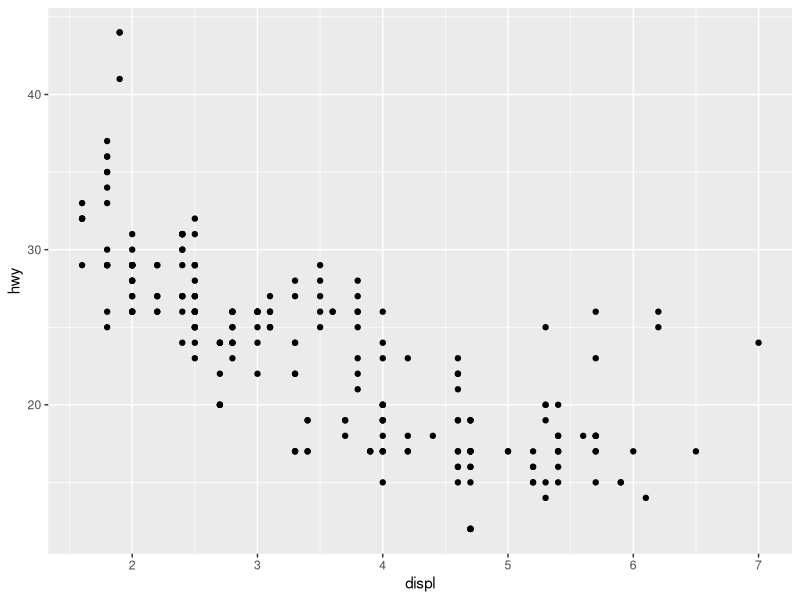
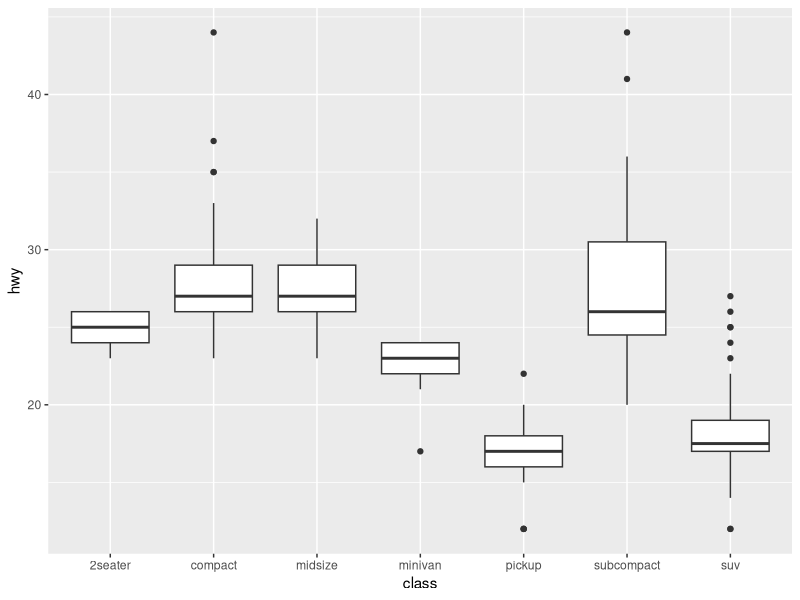
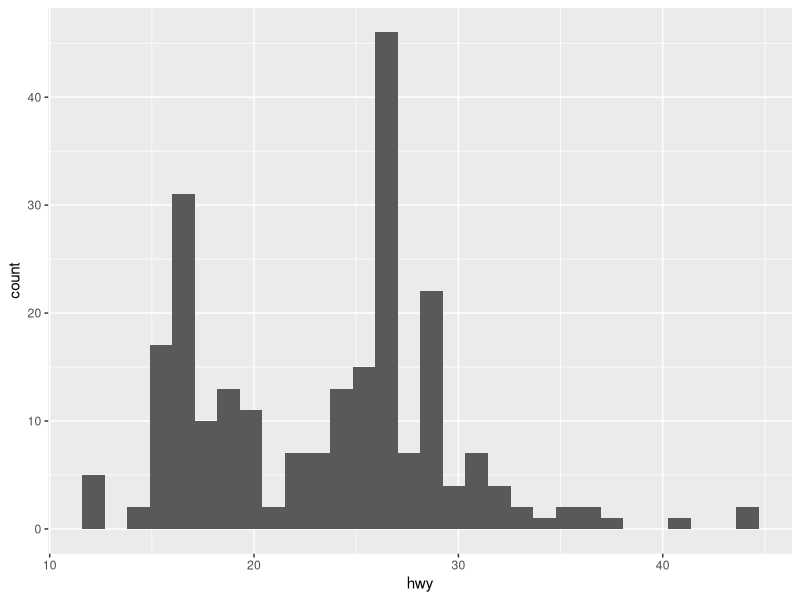
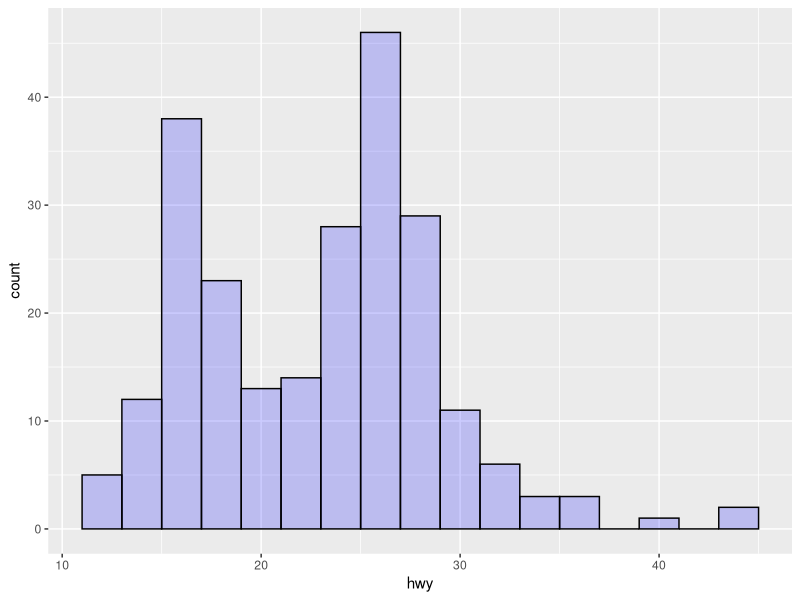
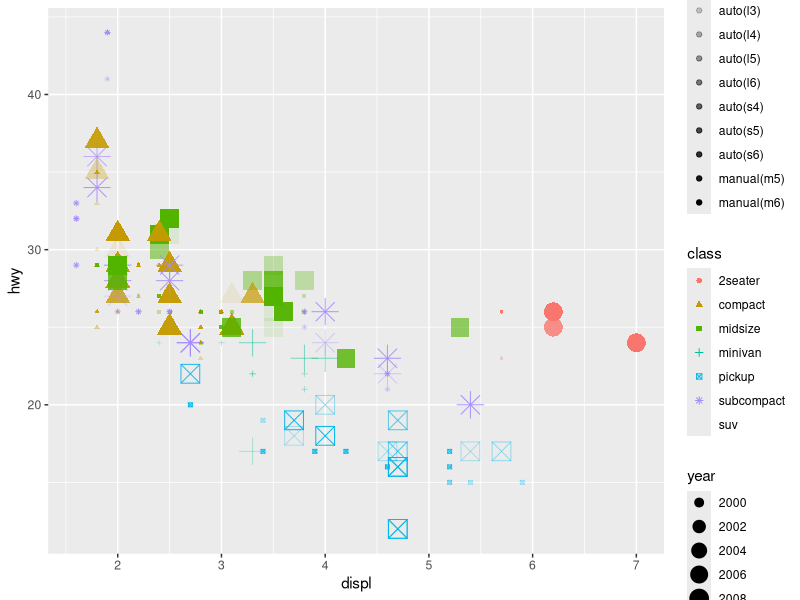
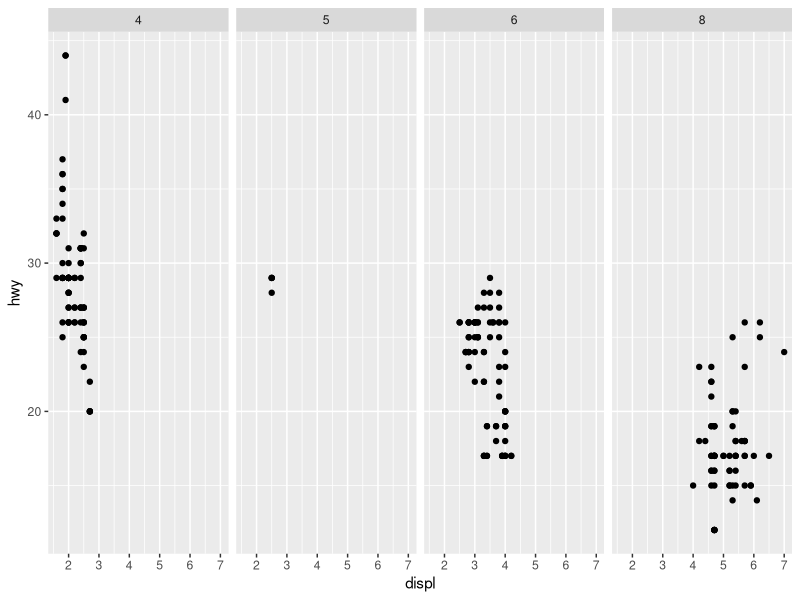
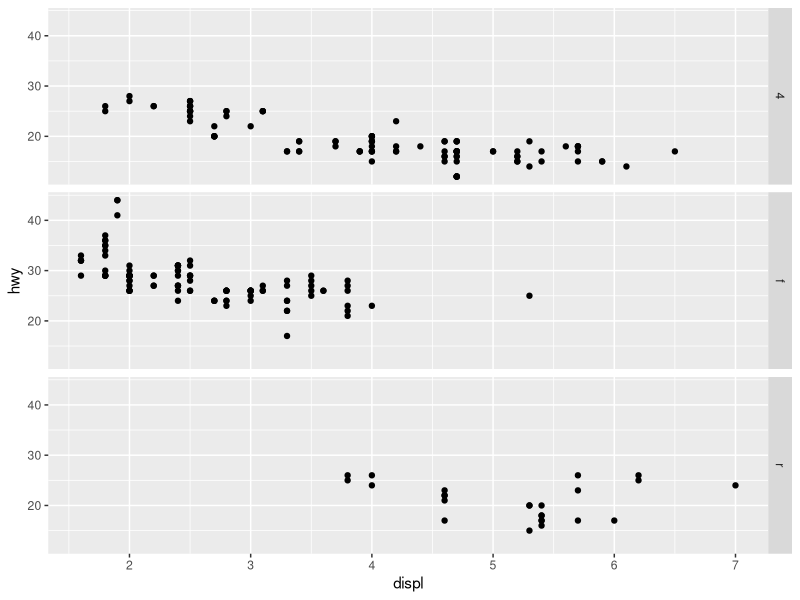
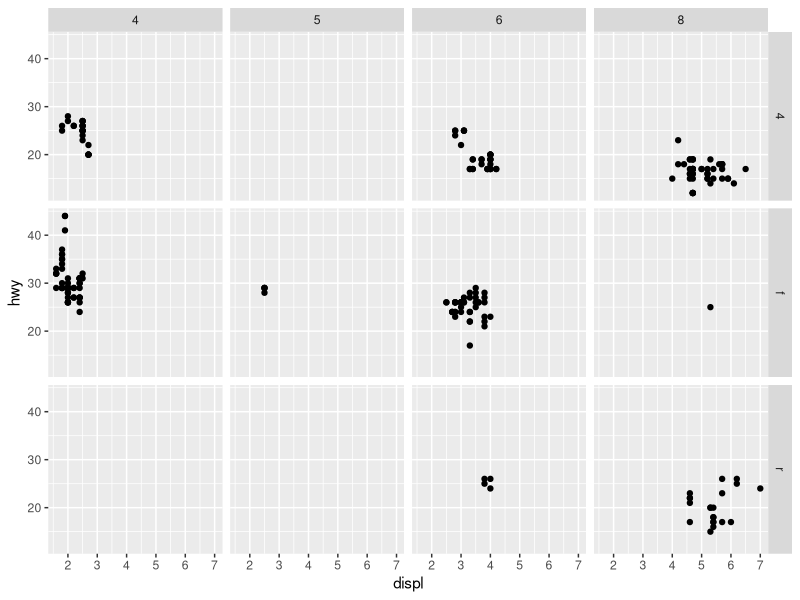

R code for these plots, in order:
## ---- chunk 1
#| label: setup
#| include: false
library(tidyverse)
## ---- chunk 2
head(mpg)
## ---- chunk 3
ggplot(mpg) +
  geom_point(aes(x = displ, 
                 y = hwy))
## ---- chunk 4
ggplot(data = mpg) +
  geom_boxplot(mapping = aes(x = class, y = hwy))
## ---- chunk 5
ggplot(data = mpg) +
  geom_histogram(mapping = aes(x = hwy))
## ---- chunk 6
ggplot(data = mpg) +
  geom_histogram(mapping = aes(x = hwy),
                 binwidth = 2,
                 fill = "blue",
                 alpha = 0.2,
                 color = "black")
## ---- chunk 7
ggplot(data = mpg) +
  geom_point(mapping = aes(x = displ, 
                           y = hwy,
                           shape = class,
                           color = class,
                           size = year,
                           alpha = trans),
             labs(x = "Engine Size Displacment",
                  y = "Highway Mileage",
                  color = "Class of Vehicle") +
               theme_classic())
## ---- chunk 8
# Makes a plot that the commands below will modify
q <- ggplot(mpg) + geom_point(aes(x = displ, y = hwy))

q + facet_grid(. ~ cyl) # makes one row and four columns by cyl
q + facet_grid(drv ~ .) # makes three rows by drv and one column
q + facet_grid(drv ~ cyl) # makes three rows by drv and four columns by cyl
q + facet_wrap(~ class) # makes a plot for each class
## ---- chunk 9
ggplot(data = mpg) +
  geom_bar(aes(x = class, fill = class)) +
  guides(fill = "none") +
  labs(x = "Class of Vehicle",
       y = "Number of Vehicles in Sample") +
  theme_bw()
## ---- chunk 10
ggplot(mpg) + 
  geom_point(aes(displ, hwy)) + # creates a scatterplot of displ and hwy
  geom_smooth(aes(displ, hwy)) #adds a lineplot to the data by displ and hwy
  ggsave("example.jpg") #saves the created plot as "example.jpg"
